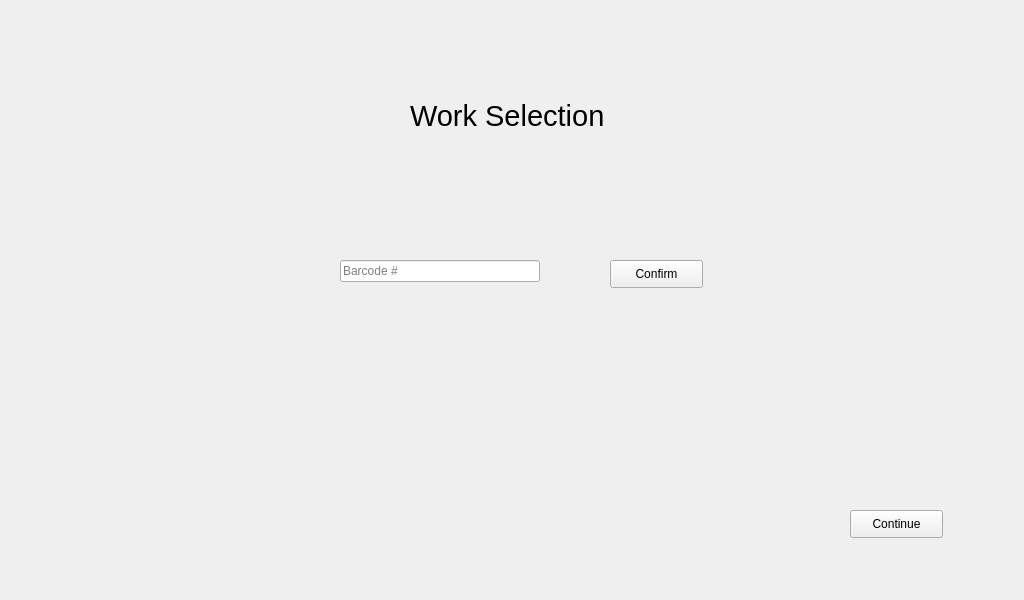
<?xml version="1.0" encoding="UTF-8"?>
<ui version="4.0">
 <class>Form</class>
 <widget class="QWidget" name="Form">
  <property name="geometry">
   <rect>
    <x>0</x>
    <y>0</y>
    <width>1024</width>
    <height>600</height>
   </rect>
  </property>
  <property name="maximumSize">
   <size>
    <width>1024</width>
    <height>600</height>
   </size>
  </property>
  <property name="windowTitle">
   <string>Form</string>
  </property>
  <widget class="QPushButton" name="pushButton">
   <property name="geometry">
    <rect>
     <x>610</x>
     <y>260</y>
     <width>93</width>
     <height>28</height>
    </rect>
   </property>
   <property name="text">
    <string>Confirm</string>
   </property>
  </widget>
  <widget class="QLineEdit" name="lineEdit">
   <property name="geometry">
    <rect>
     <x>340</x>
     <y>260</y>
     <width>200</width>
     <height>22</height>
    </rect>
   </property>
   <property name="minimumSize">
    <size>
     <width>0</width>
     <height>0</height>
    </size>
   </property>
   <property name="placeholderText">
    <string>Barcode #</string>
   </property>
  </widget>
  <widget class="QPushButton" name="pushButton_2">
   <property name="geometry">
    <rect>
     <x>850</x>
     <y>510</y>
     <width>93</width>
     <height>28</height>
    </rect>
   </property>
   <property name="text">
    <string>Continue</string>
   </property>
  </widget>
  <widget class="QLabel" name="label">
   <property name="geometry">
    <rect>
     <x>410</x>
     <y>70</y>
     <width>301</width>
     <height>91</height>
    </rect>
   </property>
   <property name="font">
    <font>
     <pointsize>22</pointsize>
    </font>
   </property>
   <property name="text">
    <string>Work Selection</string>
   </property>
  </widget>
 </widget>
 <resources/>
 <connections/>
</ui>
